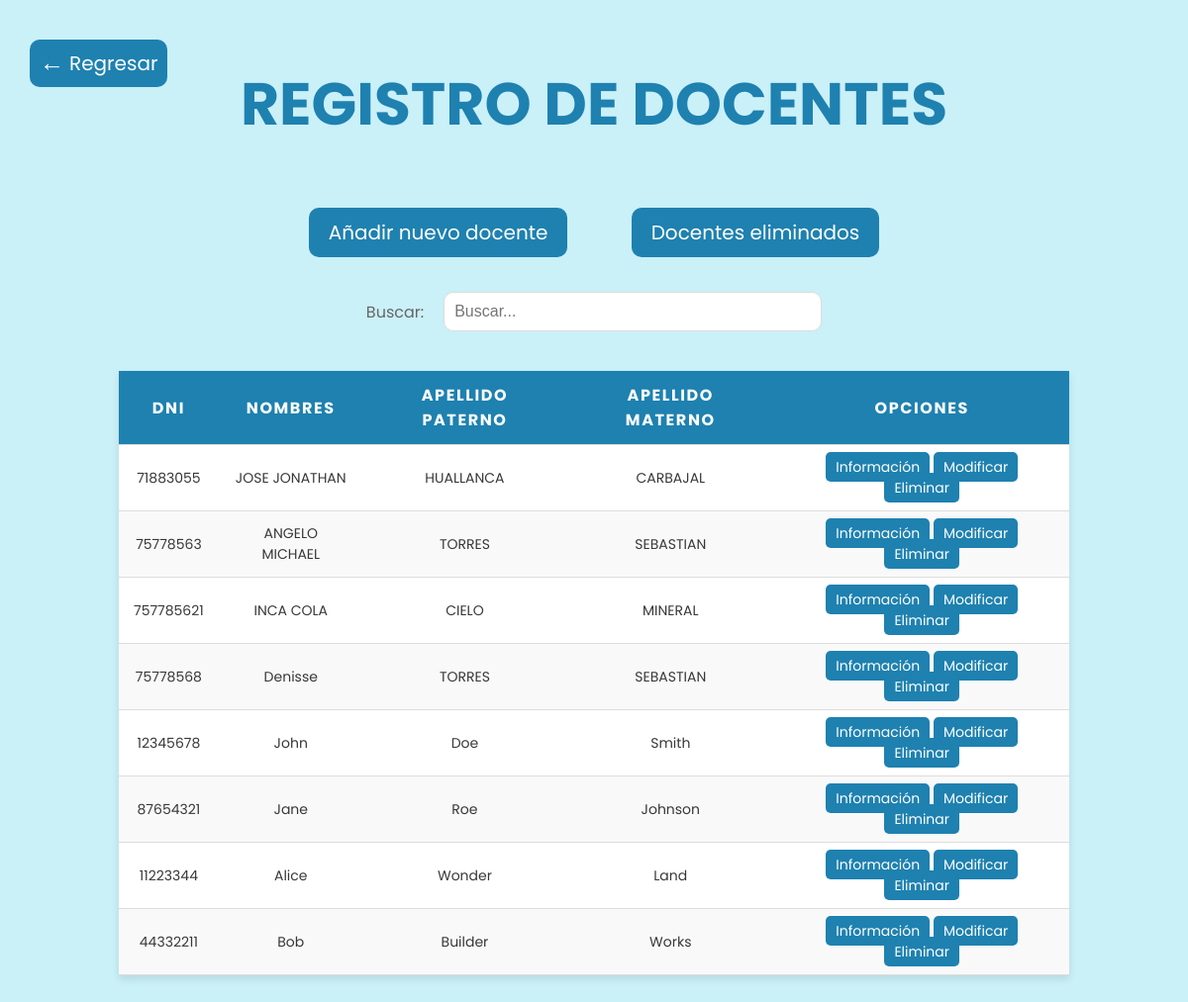
Page /Docentes/Frontend/tabla_registros.php (signed in) on the committed database.
### tables this page shows
CREATE TABLE `docentes` (
  `id_docente` int(11) NOT NULL,
  `dni` int(11) NOT NULL,
  `nombres` varchar(70) NOT NULL,
  `apellidoPaterno` varchar(70) NOT NULL,
  `apellidoMaterno` varchar(70) NOT NULL,
  `celular` int(9) NOT NULL,
  `correo` varchar(70) NOT NULL,
  `dia_clase` varchar(70) NOT NULL,
  `foto` varchar(200) NOT NULL,
  `borrado` int(11) NOT NULL,
  `curso` int(3) NOT NULL
);

### Docentes/Frontend/tabla_registros.php (the view, shortened to what this page needs)
<?php
include("../../connection.php");
$query_select = "SELECT * FROM docentes WHERE docentes.borrado = 0";
$result = mysqli_query($link, $query_select);
?>
<!DOCTYPE html>
<html lang="es">
<head>
    <link rel="stylesheet" href="tabla_registros.css">
</head>
<body>
    <div class="titulo-be">
        <h1>REGISTRO DE DOCENTES</h1>
    </div>
    <div class="link">
        <a href="form_anadir.php">Añadir nuevo docente</a>
        <a href="tabla_registros_eliminados.php">Docentes eliminados</a>
    </div>
    <div class="buscar-container" >
        <div class="form-group" >
            <label for="buscar">Buscar: </label>
            <input type="text" id="buscar" placeholder="Buscar..." class="text">
        </div>
    </div>
    <div class="table-container" >
    <?php if ($result) {
          if ($result -> num_rows > 0) {
    ?>
        <table>
            <thead>
                <tr>
                    <th>DNI</th>
                    <th>NOMBRES</th>
                    <th>APELLIDO PATERNO</th>
                    <th>APELLIDO MATERNO</th>
                    <th>OPCIONES</th>
                </tr>
            </thead>
            <tbody id="table-body">
            <?php
            while ($row = mysqli_fetch_array($result)) {
                $id = $row["id_docente"];
                $dni = $row["dni"];
                $nombres = $row["nombres"];
                $apellidoPaterno = $row["apellidoPaterno"];
                $apellidoMaterno = $row["apellidoMaterno"];
                ?>
                <tr>
                    <td><?php echo $dni ?></td>
                    <td><?php echo $nombres ?></td>
                    <td><?php echo $apellidoPaterno ?></td>
                    <td><?php echo $apellidoMaterno ?></td>
                    <td>
                        <a href="informacion.php?id=<?php echo $id; ?>" class="option-button">Información</a>
                        <a href="form_modificar.php?id=<?php echo $id; ?>" class="option-button">Modificar</a>
                        <a href="../Backend/eliminar.php?id=<?php echo $id; ?>" class="option-button">Eliminar</a>
                    </td>
                </tr>
                <?php
            }
            ?>
            </tbody>
        </table>
        <?php
        } else {
            echo "Registro sin datos";
        }
    }
    ?>
    </div>
    <div class="regresar" >
        <a href="../../Administradores/Frontend/seleccion.php"><span class="flecha">←</span>Regresar</a>
    </div>
</body>
</html>

### Docentes/Frontend/tabla_registros.css (style rules this page uses)
body { margin: 0; background-color: #CAF0F8; font-family: "Poppins", sans-serif; }
.titulo-be { width: 100%; text-align: center; font-size: 30px; color: #1E81B0; padding-top: 20px; animation: titulo 0.5s ease-in-out; }
.link { padding-top: 20px; padding-bottom: 20px; text-align: center; animation: anima 0.5s ease-in-out; }
.link a { border-radius: 10px; display: inline-block; font-size: 20px; color: white; background-color: #1E81B0; margin: 0 30px; padding: 10px 20px; text-decoration: none; transition: transform 0.3s ease, background-color 0.3s ease; }
table { width: 100%; border-collapse: collapse; }
.table-container { border-collapse: collapse; width: 80%; margin: 40px auto; box-shadow: 0 4px 8px rgba(0,0,0,0.1); text-align: center; animation: tabla4k 0.8s ease-in-out; }
table th { background-color: #1E81B0; color: white; padding: 12px 15px; font-size: 16px; letter-spacing: 0.1em; text-align: center; }
table tr { background-color: white; border-bottom: 1px solid #ddd; transition: background-color 0.3s ease; }
table tr:nth-child(even) { background-color: #f9f9f9; }
table td { padding: 12px 15px; font-size: 14px; color: #383838; }
.option-button { border-radius: 5px; padding: 5px 10px; background-color: #1E81B0; color: white; text-decoration: none; transition: transform 0.3s ease, background-color 0.3s ease; }
.buscar-container { width: 50%; margin: 0 auto; }
.form-group { display: flex; justify-content: center; align-items: center; gap: 20px; margin-top: 15px; margin-bottom: 15px; }
label { color: #666666; }
.text { width: 60%; padding: 10px; font-size: 16px; border: 1px solid #dddddd; border-radius: 10px; }
.regresar { position: absolute; top: 40px; left: 30px; animation: btn-regresar 0.6s ease-in-out; }
.regresar a { padding: 5px 10px; border-radius: 10px; background-color: #1E81B0; display: flex; align-items: center; text-decoration: none; color: white; font-size: 20px; transition: transform 0.3s ease, background-color 0.3s ease; }
.regresar .flecha { margin-right: 5px; font-size: 25px; }

### rows in the picture
docentes: dni "71883055", nombres "JOSE JONATHAN", apellidoPaterno "HUALLANCA", apellidoMaterno "CARBAJAL"
docentes: dni "75778563", nombres "ANGELO MICHAEL", apellidoPaterno "TORRES", apellidoMaterno "SEBASTIAN"
docentes: dni "757785621", nombres "INCA COLA", apellidoPaterno "CIELO", apellidoMaterno "MINERAL"
docentes: dni "75778568", nombres "Denisse", apellidoPaterno "TORRES", apellidoMaterno "SEBASTIAN"
docentes: dni "12345678", nombres "John", apellidoPaterno "Doe", apellidoMaterno "Smith"
docentes: dni "87654321", nombres "Jane", apellidoPaterno "Roe", apellidoMaterno "Johnson"
docentes: dni "11223344", nombres "Alice", apellidoPaterno "Wonder", apellidoMaterno "Land"
docentes: dni "44332211", nombres "Bob", apellidoPaterno "Builder", apellidoMaterno "Works"
